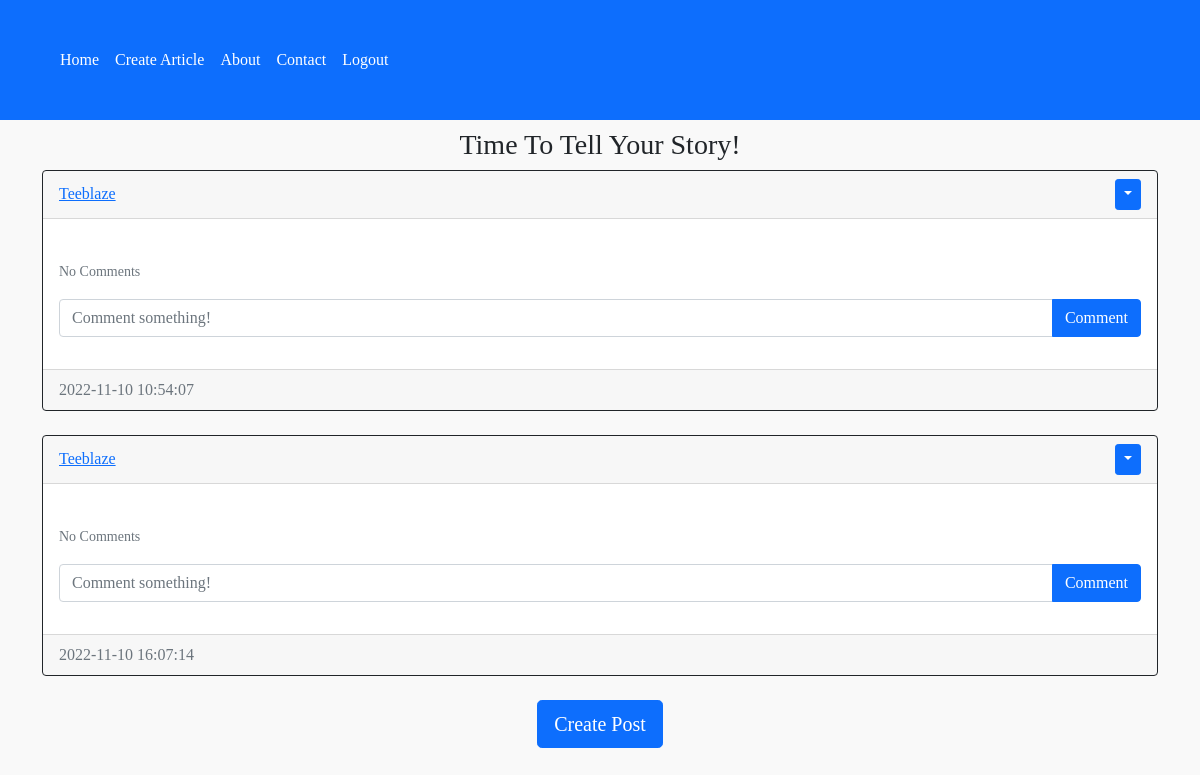
/posts/Teeblaze (signed in), run on the app's committed database.
### website/models.py (models this page shows)
class Post(db.Model):
    id = db.Column(db.Integer, primary_key=True)
    title = db.Column(db.Text, nullable=False)
    content = db.Column(db.Text, nullable=False)
    date_created = db.Column(db.DateTime(timezone=True), default=func.now())
    author = db.Column(db.Integer, db.ForeignKey(
        'user.id', ondelete="CASCADE"), nullable=False)
    comments = db.relationship('Comment', backref='post', passive_deletes=True)

class User(db.Model, UserMixin):
    id = db.Column(db.Integer, primary_key=True)
    email = db.Column(db.String(150), unique=True)
    username = db.Column(db.String(150), unique=True)
    lastname = db.Column(db.String(23))
    firstname = db.Column(db.String(25))
    password = db.Column(db.String(15))
    date_created = db.Column(db.DateTime(timezone=True), default=func.now())
    posts = db.relationship('Post', backref='user', passive_deletes=True)
    comments = db.relationship('Comment', backref='user', passive_deletes=True)

### website/views.py (the view)
@views.route("/posts/<username>")
@login_required
def posts(username):
    user = User.query.filter_by(username=username).first()
    if not user:
        flash('No user with that username exists.', category='error')
        return redirect(url_for('views.home'))
    posts = user.posts
    return render_template("posts.html", user=current_user, posts=posts, username=username)

### website/__init__.py (called while the page is built)
def create_app():
    app = Flask(__name__)
    app.config['SECRET_KEY'] = "helloworld"
    app.config["SQLALCHEMY_DATABASE_URI"] = 'sqlite:///' + os.path.join(base_dir, 'my_login.db')
    app.config["SQLALCHEMY_TRACK_MODIFICATIONS"] = False
    db.init_app(app)
    from .views import views
    from .auth import auth
    app.register_blueprint(views, url_prefix="/")
    app.register_blueprint(auth, url_prefix="/")
    from .models import User, Post
    with app.app_context():
        db.create_all()
    login_manager = LoginManager()
    login_manager.login_view = "auth.login"
    login_manager.init_app(app)
    @login_manager.user_loader
    def load_user(id):
        return User.query.get(int(id))
    return app

### website/templates/posts.html (shortened to what this page needs)
{% extends "posts_div.html" %}  {% block header %} <h3 align="center">Time To Tell Your Story!</h3> {% endblock %} {% block footer %}
  <div align="center">
    <a href="/create-post"
      ><button type="button" class="btn btn-primary btn-lg">Create Post</button></a
    >
  </div>
  {% endblock %}

### website/templates/posts_div.html (shortened to what this page needs)
{% extends "base.html" %} {% block title %}Home{% endblock %} {% block content
  %}
  <h1 align="center">{% block header %}Posts{% endblock %}</h1>
  <div id="posts">
    {% for post in posts %}
    <div class="card border-dark">
      <div class="card-header d-flex justify-content-between align-items-center">
        <a href="/posts/{{post.user.username}}">{{post.user.username}}</a>
        {% if user.id == post.author %}
        <div class="btn-group">
          <button
            type="button"
            class="btn btn-sm btn-primary dropdown-toggle"
            data-bs-toggle="dropdown"
          ></button>
        </div>
        {% endif %}
      </div>
      <div class="card-body">
        <br />
        <p class="card-text">
          {% if post.comments|length > 0 %}
          <a data-bs-toggle="collapse" href="#comments-{{post.id}}" role="button">
            <small>View {{post.comments|length}} Comments</small>
          </a>
          {% else %}
          <small class="text-muted">No Comments</small>
          {% endif %}
        </p>
        <form
          class="input-group mb-3"
          method="POST"
          action="/create-comment/{{post.id}}"
        >
          <input
            type="text"
            id="text"
            name="text"
            class="form-control"
            placeholder="Comment something!"
          />
          <button type="submit" class="btn btn-primary">Comment</button>
        </form>
      </div>
      <div class="card-footer text-muted">{{post.date_created}}</div>
    </div>
    <br/> {% endfor %}
  </div>
  {% block footer %}{% endblock %} {% endblock %}

### website/templates/base.html (style rules this page uses)
body { background-color: #f9f9f9; margin-bottom: 50px; font-family: Cambria, Cochin, Georgia, Times, "Times New Roman", serif; }

### data on the page
Post: user.username "Teeblaze", date_created "2022-11-10 10:54:07"
Post: user.username "Teeblaze", date_created "2022-11-10 16:07:14"
